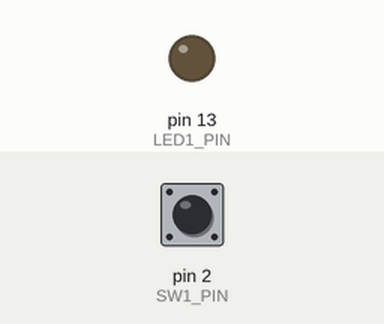
Simulated run of this sketch. Board: Arduino Uno, built with avr-gcc and run on an emulated ATmega328P. On the bench: output pins drawn as LEDs (lit = HIGH). The inputs (shaded band) are chosen by the test bench; at power-on: pin 2 (SW1_PIN) HIGH.

Above: at 1.2 s.
1.3 s: pin 2 (SW1_PIN) pulled LOW for 0.15 s
At 1.37 s:
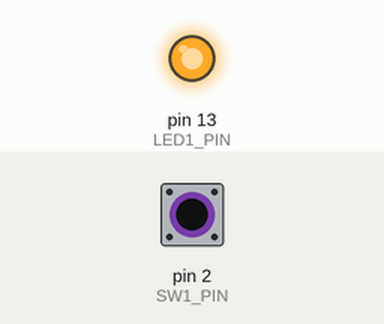
2.9 s: pin 2 (SW1_PIN) pulled LOW for 3.2 s
At 6.9 s:
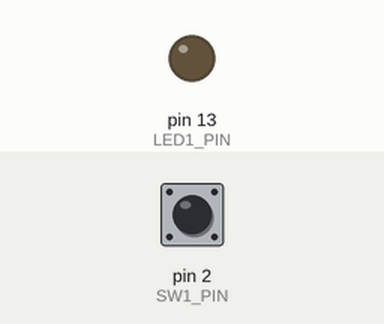
Timing chart, 0 to 8.4 s (numbered marks = the images above; inputs shaded):
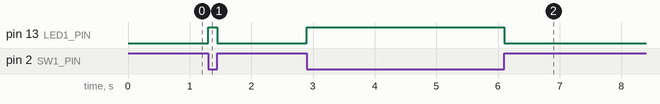

Measured:
- after the input at 1.3 s, pin 13 (LED1_PIN): LOW → HIGH at once, → LOW 0.15 s later
- after the input at 2.9 s, pin 13 (LED1_PIN): LOW → HIGH at once, → LOW 3.2 s later

The sketch:

day1_shield_button.ino
```cpp
/*
  Project Name: Day1_Shield_Button
  Project Description: Shield를 활용하여 버튼의 입력을 받는 예제

  Author: Minsu Kim <25-10631@knu.hs.kr>
  Created At: 2025-10-11

  Note: This example code is build on top of https://docs.arduino.cc/built-in-examples/digital/Button/
*/

// CONSTANTS
const int SW1_PIN = 2;
const int LED1_PIN = 13;

// VARIABLES
int buttonState = 0;  // 버튼의 현재 상태 (0: UP, 1: DOWN(Pressed))

void setup() {
  pinMode(LED1_PIN, OUTPUT);
  pinMode(SW1_PIN, INPUT);
}

void loop() {
  // 현재 버튼이 눌렸는지 Check
  buttonState = digitalRead(SW1_PIN);

  // (최적화) 어짜피 buttonState가 int이고 LOW/HIGH값을 가지므로 if문 축약함
  // digitalWrite(LED1_PIN, buttonState);

  // !! 아두이노는 풀업 (HIGH, LOW가 반대로 되므로 NOT 연산으로 처리)
  digitalWrite(LED1_PIN, !buttonState);
}
```
